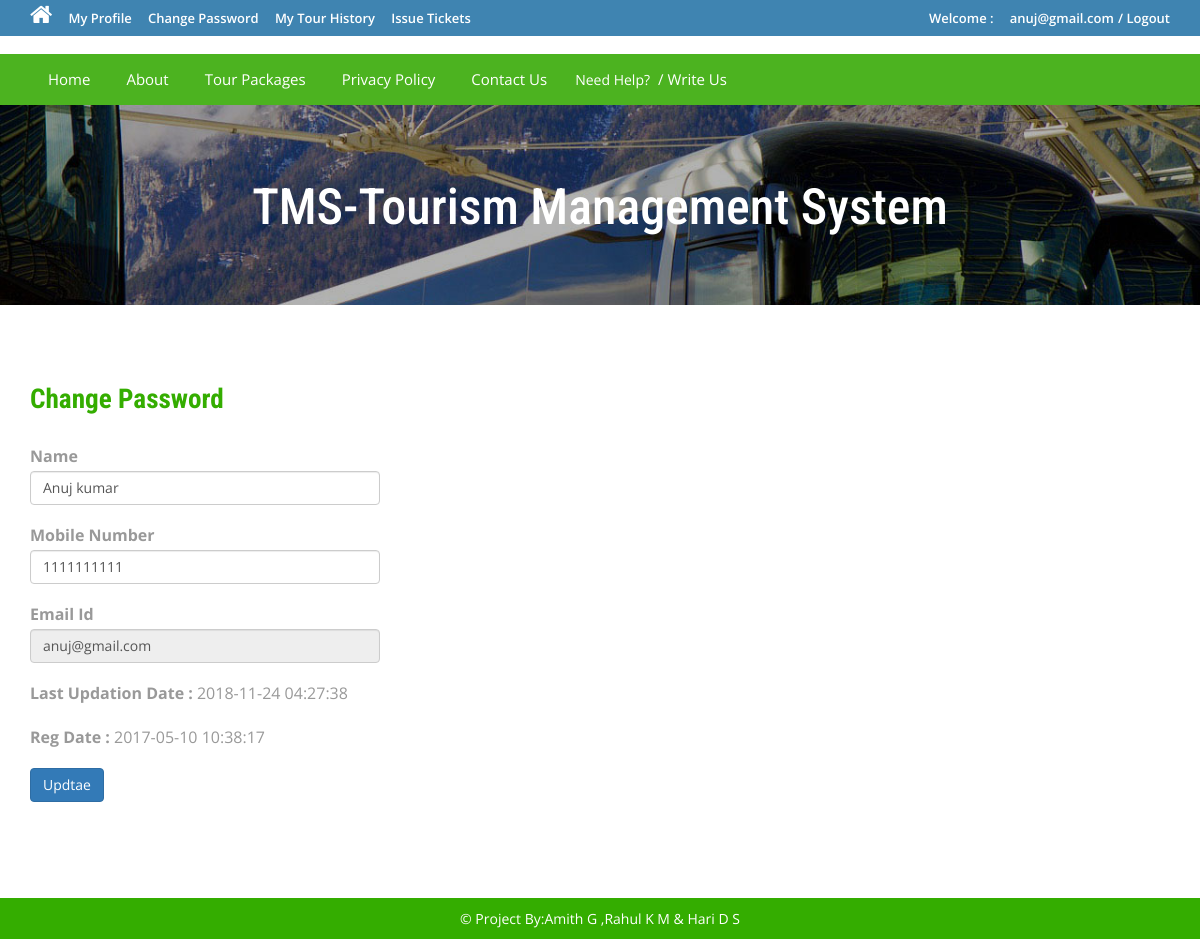
Page /profile.php (signed in) on the committed database.
### tables this page shows
CREATE TABLE IF NOT EXISTS `tblusers` (
  `id` int(11) NOT NULL AUTO_INCREMENT,
  `FullName` varchar(100) NOT NULL,
  `MobileNumber` char(10) NOT NULL,
  `EmailId` varchar(70) NOT NULL,
  `Password` varchar(100) NOT NULL,
  `RegDate` timestamp NOT NULL DEFAULT CURRENT_TIMESTAMP,
  `UpdationDate` timestamp NOT NULL DEFAULT '0000-00-00 00:00:00' ON UPDATE CURRENT_TIMESTAMP,
  PRIMARY KEY (`id`),
  KEY `EmailId` (`EmailId`),
  KEY `EmailId_2` (`EmailId`)
);

### profile.php (the view, shortened to what this page needs)
<?php
include('includes/config.php');
if(strlen($_SESSION['login'])==0)
	{
header('location:index.php');
}
else{
?>
<!DOCTYPE HTML>
<html>
<head>
<link href="css/bootstrap.css" rel='stylesheet' type='text/css' />
<link href="css/style.css" rel='stylesheet' type='text/css' />
<link href="css/font-awesome.css" rel="stylesheet">
<link href="css/animate.css" rel="stylesheet" type="text/css" media="all">
</head>
<body>
<div class="top-header">
<?php include('includes/header.php');?>
<div class="banner-1 ">
	<div class="container">
		<h1 class="wow zoomIn animated animated" data-wow-delay=".5s" style="visibility: visible; animation-delay: 0.5s; animation-name: zoomIn;">TMS-Tourism Management System</h1>
	</div>
</div>
<div class="privacy">
	<div class="container">
		<h3 class="wow fadeInDown animated animated" data-wow-delay=".5s" style="visibility: visible; animation-delay: 0.5s; animation-name: fadeInDown;">Change Password</h3>
		<form name="chngpwd" method="post">
<?php
$useremail=$_SESSION['login'];
$sql = "SELECT * from tblusers where EmailId=:useremail";
$query = $dbh -> prepare($sql);
$query -> bindParam(':useremail',$useremail, PDO::PARAM_STR);
$query->execute();
$results=$query->fetchAll(PDO::FETCH_OBJ);
if($query->rowCount() > 0)
{
foreach($results as $result)
{	?>
	<p style="width: 350px;">
			<b>Name</b>  <input type="text" name="name" value="<?php echo htmlentities($result->FullName);?>" class="form-control" id="name" required="">
	</p>
<p style="width: 350px;">
<b>Mobile Number</b>
<input type="text" class="form-control" name="mobileno" maxlength="10" value="<?php echo htmlentities($result->MobileNumber);?>" id="mobileno"  required="">
</p>
<p style="width: 350px;">
<b>Email Id</b>
	<input type="email" class="form-control" name="email" value="<?php echo htmlentities($result->EmailId);?>" id="email" readonly>
			</p>
<p style="width: 350px;">
<b>Last Updation Date : </b>
<?php echo htmlentities($result->UpdationDate);?>
</p>
<p style="width: 350px;">
<b>Reg Date :</b>
<?php echo htmlentities($result->RegDate);?>
			</p>
<?php }} ?>
			<p style="width: 350px;">
<button type="submit" name="submit6" class="btn-primary btn">Updtae</button>
			</p>
			</form>
	</div>
</div>
<?php include('includes/footer.php');?>
</body>
</html>
<?php } ?>

### css/style.css (style rules this page uses)
html, body { font-size: 100%; background: #fff; font-family: 'Open Sans', sans-serif; }
h1,h2,h3,h4,h5,h6 { margin:0; font-family: 'Roboto Condensed', sans-serif; }
p { margin:0; color: black; }
.top-header { background-color: #3F84B1; border-bottom: 0 none; height: 36px; line-height: 35px; }
.banner-1 { background: url(../images/3.jpg)no-repeat; background-size: cover; -webkit-background-size: cover; -o-background-size: cover; -ms-background-size: cover; -moz-background-size: cover; min-height:200px; }
.banner-1 h1 { font-size: 50px; margin-bottom: 40px; padding: 1.5em 0 0; text-align: center; color: #ffffff; }
.privacy h3 { color: #34AD00; font-size: 1.7em; font-weight: 700; margin-bottom: 1em; }
.privacy { padding: 5em 0; }
.privacy p { font-size: 1em; line-height: 1.8em; color: #999; margin: 1em 0; }

### rows in the picture
tblusers: name "Anuj kumar", mobileno "1111111111", email "anuj@gmail.com", UpdationDate "2018-11-24 04:27:38", RegDate "2017-05-10 10:38:17"

### other values in the picture
$_SESSION['login'] "anuj@gmail.com"
